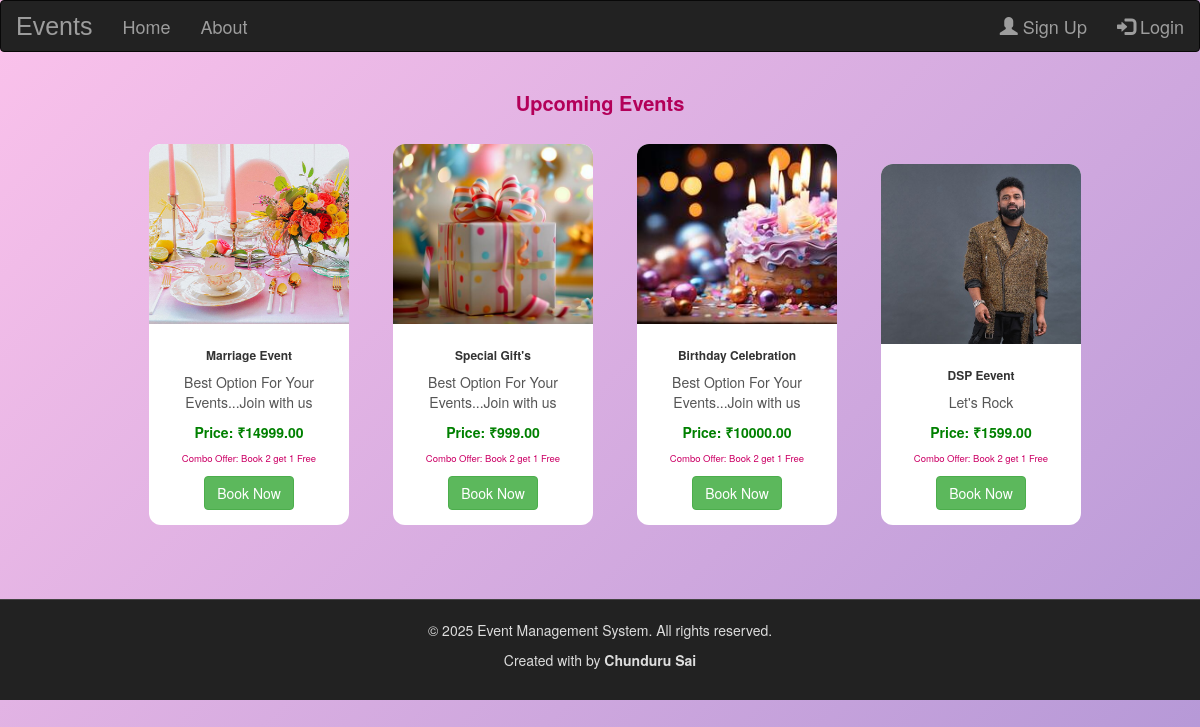
Screenshot of /events/ with the database file from the repository.
### eventapp/models.py (models this page shows, shortened)
class Event(models.Model):
    img=models.ImageField(upload_to="pic")
    name=models.CharField(max_length=50)
    desc=models.CharField(max_length=50)
    price = models.DecimalField(max_digits=10, decimal_places=2, default=0.00)
    combo_offer_price = models.DecimalField(max_digits=10, decimal_places=2, blank=True, null=True)

### eventapp/views.py (the view)
# urls.py: path('events/', views.events, name='events'),
def events(request):
    dict_eve = {
        'eve': Event.objects.all()
    }
    return render(request, 'events.html', dict_eve)

### template/events.html (shortened to what this page needs)
{% extends 'base.html' %}
{% load static %}
{% block content %}
<h2 class="text-center" style="margin-top: 20px; color: #b30059; font-weight: 600; font-size: 2rem;">
  Upcoming Events
</h2>
<div class="container text-center">
  {% for i in eve %}
  <div class="card text-center" style="width: 20rem; display: inline-block; margin: 20px;">
    <img src="{{ i.img.url }}" class="card-img-top" alt="Event Image">
    <div class="card-body" style="padding: 15px;">
      <h4 class="card-title">{{ i.name }}</h4>
      <p class="card-text">{{ i.desc }}</p>
      <p class="price-text">Price: ₹{{ i.price }}</p>
      <p class="offer-text">Combo Offer: Book 2 get 1 Free</p>
      <a href="{% url 'booking' %}" class="btn btn-success">Book Now</a>
    </div>
  </div>
  {% endfor %}
</div>
{% endblock %}

### template/base.html (shortened to what this page needs)
{% load static %}
<!DOCTYPE html>
<html lang="en">
<head>
    <link rel="stylesheet" href="https://maxcdn.bootstrapcdn.com/bootstrap/3.4.1/css/bootstrap.min.css">
    <link href="https://cdnjs.cloudflare.com/ajax/libs/font-awesome/5.15.0/css/all.min.css" rel="stylesheet">
</head>
<body>
    <nav class="navbar navbar-inverse">
        <div class="container-fluid">
            <div class="navbar-header">
                <a class="navbar-brand" href="{% url 'index' %}">Events</a>
            </div>
            <ul class="nav navbar-nav">
                <li><a href="{% url 'index' %}">Home</a></li>
                <li><a href="{% url 'about' %}">About</a></li>
            </ul>
            <ul class="nav navbar-nav navbar-right">
                {% if user.is_authenticated %}
                    <li><a href="#"><span class="glyphicon glyphicon-user"></span> Welcome, {{ user.username }}</a></li>
                    <li><a href="{% url 'logout' %}"><span class="glyphicon glyphicon-log-out"></span> Logout</a></li>
                {% else %}
                    <li><a href="{% url 'register' %}"><span class="glyphicon glyphicon-user"></span> Sign Up</a></li>
                    <li><a href="{% url 'login' %}"><span class="glyphicon glyphicon-log-in"></span> Login</a></li>
                {% endif %}
            </ul>
        </div>
    </nav>
    <div class="container">
        {% block content %}
        {% endblock %}
    </div>
    <footer>
        <div class="container">
            <p>&copy; 2025 Event Management System. All rights reserved.</p>
            <p>Created with by <strong>Chunduru Sai</strong></p>
        </div>
    </footer>
</body>
</html>

### template/base.html (style rules this page uses)
.nav li a { color: rgb(243, 23, 200); font-size: 18px; }
.navbar-brand { font-size: 25px; font-family: Impact, Haettenschweiler, 'Arial Narrow Bold', sans-serif; }
footer { background-color: #222; color: #ddd; padding: 20px 0; text-align: center; margin-top: 50px; border-top: 1px solid #444; }

### template/events.html (style rules this page uses)
body { background: linear-gradient(-45deg, #ff9a9e, #fad0c4, #a18cd1, #fbc2eb); background-size: 400% 400%; animation: gradientBG 12s ease infinite; }
.card { animation: fadeZoomIn 0.8s ease forwards; transition: transform 0.3s ease, box-shadow 0.3s ease; border-radius: 12px; overflow: hidden; background: white; }
.card-img-top { object-fit: cover; height: 180px; }
.card-title { color: #333; font-weight: 600; font-size: 1.2rem; }
.card-text { color: #555; }
.price-text { font-weight: bold; color: green; }
.offer-text { color: #cc0066; font-size: 0.95rem; }

### rows the page displays
Event: img (picture), name "Marriage Event", desc "Best Option For Your Events...Join with us", price "14999.00"
Event: img (picture), name "Special Gift's", desc "Best Option For Your Events...Join with us", price "999.00"
Event: img (picture), name "Birthday Celebration", desc "Best Option For Your Events...Join with us", price "10000.00"
Event: img (picture), name "DSP Eevent", desc "Let's Rock", price "1599.00"
